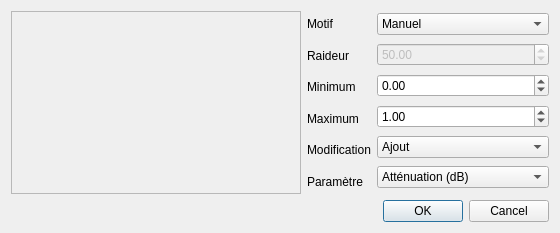
<?xml version="1.0" encoding="UTF-8"?>
<ui version="4.0">
 <class>DialogParamGlobal</class>
 <widget class="QDialog" name="DialogParamGlobal">
  <property name="geometry">
   <rect>
    <x>0</x>
    <y>0</y>
    <width>560</width>
    <height>233</height>
   </rect>
  </property>
  <property name="minimumSize">
   <size>
    <width>560</width>
    <height>233</height>
   </size>
  </property>
  <property name="maximumSize">
   <size>
    <width>560</width>
    <height>233</height>
   </size>
  </property>
  <property name="windowTitle">
   <string>Paramétrage global</string>
  </property>
  <property name="windowIcon">
   <iconset resource="../ressources.qrc">
    <normaloff>:/icones/icon</normaloff>:/icones/icon</iconset>
  </property>
  <property name="modal">
   <bool>true</bool>
  </property>
  <layout class="QVBoxLayout" name="verticalLayout">
   <item>
    <layout class="QHBoxLayout" name="horizontalLayout">
     <property name="leftMargin">
      <number>0</number>
     </property>
     <item>
      <widget class="QFrame" name="frame_1">
       <property name="frameShape">
        <enum>QFrame::StyledPanel</enum>
       </property>
       <property name="frameShadow">
        <enum>QFrame::Sunken</enum>
       </property>
       <layout class="QVBoxLayout" name="verticalLayout_2">
        <property name="margin">
         <number>0</number>
        </property>
        <item>
         <widget class="GraphParamGlobal" name="graphParamGlobal" native="true"/>
        </item>
       </layout>
      </widget>
     </item>
     <item>
      <widget class="QFrame" name="frame_2">
       <property name="sizePolicy">
        <sizepolicy hsizetype="Maximum" vsizetype="Preferred">
         <horstretch>0</horstretch>
         <verstretch>0</verstretch>
        </sizepolicy>
       </property>
       <property name="frameShape">
        <enum>QFrame::NoFrame</enum>
       </property>
       <property name="frameShadow">
        <enum>QFrame::Raised</enum>
       </property>
       <layout class="QVBoxLayout" name="verticalLayout_3">
        <property name="margin">
         <number>0</number>
        </property>
        <item>
         <widget class="QLabel" name="label">
          <property name="text">
           <string>Motif</string>
          </property>
         </widget>
        </item>
        <item>
         <widget class="QLabel" name="label_6">
          <property name="text">
           <string>Raideur</string>
          </property>
         </widget>
        </item>
        <item>
         <widget class="QLabel" name="label_3">
          <property name="text">
           <string>Minimum</string>
          </property>
         </widget>
        </item>
        <item>
         <widget class="QLabel" name="label_2">
          <property name="text">
           <string>Maximum</string>
          </property>
         </widget>
        </item>
        <item>
         <widget class="QLabel" name="label_4">
          <property name="text">
           <string>Modification</string>
          </property>
         </widget>
        </item>
        <item>
         <widget class="QLabel" name="label_5">
          <property name="text">
           <string>Paramètre</string>
          </property>
         </widget>
        </item>
       </layout>
      </widget>
     </item>
     <item>
      <widget class="QFrame" name="frame_3">
       <property name="sizePolicy">
        <sizepolicy hsizetype="Maximum" vsizetype="Preferred">
         <horstretch>0</horstretch>
         <verstretch>0</verstretch>
        </sizepolicy>
       </property>
       <property name="frameShape">
        <enum>QFrame::NoFrame</enum>
       </property>
       <property name="frameShadow">
        <enum>QFrame::Raised</enum>
       </property>
       <layout class="QVBoxLayout" name="verticalLayout_4">
        <property name="margin">
         <number>0</number>
        </property>
        <item>
         <widget class="QComboBox" name="comboMotif">
          <item>
           <property name="text">
            <string>Manuel</string>
           </property>
          </item>
          <item>
           <property name="text">
            <string>Linéaire ascendant</string>
           </property>
          </item>
          <item>
           <property name="text">
            <string>Linéaire descendant</string>
           </property>
          </item>
          <item>
           <property name="text">
            <string>Exponentiel ascendant</string>
           </property>
          </item>
          <item>
           <property name="text">
            <string>Exponentiel descendant</string>
           </property>
          </item>
          <item>
           <property name="text">
            <string>Aléatoire</string>
           </property>
          </item>
         </widget>
        </item>
        <item>
         <widget class="QDoubleSpinBox" name="doubleSpinRaideur">
          <property name="enabled">
           <bool>false</bool>
          </property>
          <property name="minimum">
           <double>0.000000000000000</double>
          </property>
          <property name="maximum">
           <double>100.000000000000000</double>
          </property>
          <property name="value">
           <double>50.000000000000000</double>
          </property>
         </widget>
        </item>
        <item>
         <widget class="QDoubleSpinBox" name="doubleSpinMin">
          <property name="minimum">
           <double>-20000.000000000000000</double>
          </property>
          <property name="maximum">
           <double>20000.000000000000000</double>
          </property>
         </widget>
        </item>
        <item>
         <widget class="QDoubleSpinBox" name="doubleSpinMax">
          <property name="minimum">
           <double>-20000.000000000000000</double>
          </property>
          <property name="maximum">
           <double>20000.000000000000000</double>
          </property>
          <property name="value">
           <double>1.000000000000000</double>
          </property>
         </widget>
        </item>
        <item>
         <widget class="QComboBox" name="comboModif">
          <item>
           <property name="text">
            <string>Ajout</string>
           </property>
          </item>
          <item>
           <property name="text">
            <string>Multiplication</string>
           </property>
          </item>
          <item>
           <property name="text">
            <string>Remplacement</string>
           </property>
          </item>
         </widget>
        </item>
        <item>
         <widget class="QComboBox" name="comboValeur">
          <item>
           <property name="text">
            <string>Atténuation (dB)</string>
           </property>
          </item>
          <item>
           <property name="text">
            <string>Accordage (demi-tons)</string>
           </property>
          </item>
          <item>
           <property name="text">
            <string>Accordage (centièmes)</string>
           </property>
          </item>
          <item>
           <property name="text">
            <string>Accordage (scale)</string>
           </property>
          </item>
          <item>
           <property name="text">
            <string>Filtre, fréquence (Hz)</string>
           </property>
          </item>
          <item>
           <property name="text">
            <string>Filtre, résonance (dB)</string>
           </property>
          </item>
          <item>
           <property name="text">
            <string>Vol env delay (s)</string>
           </property>
          </item>
          <item>
           <property name="text">
            <string>Vol env attack (s)</string>
           </property>
          </item>
          <item>
           <property name="text">
            <string>Vol env hold (s)</string>
           </property>
          </item>
          <item>
           <property name="text">
            <string>Vol env decay (s)</string>
           </property>
          </item>
          <item>
           <property name="text">
            <string>Vol env sustain (dB)</string>
           </property>
          </item>
          <item>
           <property name="text">
            <string>Vol env release (s)</string>
           </property>
          </item>
          <item>
           <property name="text">
            <string>Vol env note → hold (c)</string>
           </property>
          </item>
          <item>
           <property name="text">
            <string>Vol env note → decay (c)</string>
           </property>
          </item>
          <item>
           <property name="text">
            <string>Mod env delay (s)</string>
           </property>
          </item>
          <item>
           <property name="text">
            <string>Mod env attack (s)</string>
           </property>
          </item>
          <item>
           <property name="text">
            <string>Mod env hold (s)</string>
           </property>
          </item>
          <item>
           <property name="text">
            <string>Mod env decay (s)</string>
           </property>
          </item>
          <item>
           <property name="text">
            <string>Mod env sustain (dB)</string>
           </property>
          </item>
          <item>
           <property name="text">
            <string>Mod env release (dB)</string>
           </property>
          </item>
          <item>
           <property name="text">
            <string>Mod env → ton (c)</string>
           </property>
          </item>
          <item>
           <property name="text">
            <string>Mod env → filtre (c)</string>
           </property>
          </item>
          <item>
           <property name="text">
            <string>Mod env note → hold (c)</string>
           </property>
          </item>
          <item>
           <property name="text">
            <string>Mod env note → decay (c)</string>
           </property>
          </item>
          <item>
           <property name="text">
            <string>Mod LFO delay (s)</string>
           </property>
          </item>
          <item>
           <property name="text">
            <string>Mod LFO freq (Hz)</string>
           </property>
          </item>
          <item>
           <property name="text">
            <string>Mod LFO → ton (c)</string>
           </property>
          </item>
          <item>
           <property name="text">
            <string>Mod LFO → filtre (c)</string>
           </property>
          </item>
          <item>
           <property name="text">
            <string>Mod LFO → volume (dB)</string>
           </property>
          </item>
          <item>
           <property name="text">
            <string>Vib LFO delay (s)</string>
           </property>
          </item>
          <item>
           <property name="text">
            <string>Vib LFO freq (Hz)</string>
           </property>
          </item>
          <item>
           <property name="text">
            <string>Vib LFO → ton (c)</string>
           </property>
          </item>
          <item>
           <property name="text">
            <string>Chorus (%)</string>
           </property>
          </item>
          <item>
           <property name="text">
            <string>Réverbératon (%)</string>
           </property>
          </item>
         </widget>
        </item>
       </layout>
      </widget>
     </item>
    </layout>
   </item>
   <item>
    <widget class="QDialogButtonBox" name="buttonBox">
     <property name="orientation">
      <enum>Qt::Horizontal</enum>
     </property>
     <property name="standardButtons">
      <set>QDialogButtonBox::Cancel|QDialogButtonBox::Ok</set>
     </property>
    </widget>
   </item>
  </layout>
 </widget>
 <customwidgets>
  <customwidget>
   <class>GraphParamGlobal</class>
   <extends>QWidget</extends>
   <header>dialog_paramglobal.h</header>
   <container>1</container>
  </customwidget>
 </customwidgets>
 <resources>
  <include location="../ressources.qrc"/>
 </resources>
 <connections>
  <connection>
   <sender>buttonBox</sender>
   <signal>accepted()</signal>
   <receiver>DialogParamGlobal</receiver>
   <slot>accept()</slot>
   <hints>
    <hint type="sourcelabel">
     <x>248</x>
     <y>254</y>
    </hint>
    <hint type="destinationlabel">
     <x>157</x>
     <y>274</y>
    </hint>
   </hints>
  </connection>
  <connection>
   <sender>buttonBox</sender>
   <signal>rejected()</signal>
   <receiver>DialogParamGlobal</receiver>
   <slot>reject()</slot>
   <hints>
    <hint type="sourcelabel">
     <x>316</x>
     <y>260</y>
    </hint>
    <hint type="destinationlabel">
     <x>286</x>
     <y>274</y>
    </hint>
   </hints>
  </connection>
  <connection>
   <sender>comboMotif</sender>
   <signal>currentIndexChanged(int)</signal>
   <receiver>DialogParamGlobal</receiver>
   <slot>indexMotifChanged(int)</slot>
   <hints>
    <hint type="sourcelabel">
     <x>463</x>
     <y>22</y>
    </hint>
    <hint type="destinationlabel">
     <x>279</x>
     <y>116</y>
    </hint>
   </hints>
  </connection>
  <connection>
   <sender>doubleSpinRaideur</sender>
   <signal>valueChanged(double)</signal>
   <receiver>DialogParamGlobal</receiver>
   <slot>raideurChanged(double)</slot>
   <hints>
    <hint type="sourcelabel">
     <x>463</x>
     <y>53</y>
    </hint>
    <hint type="destinationlabel">
     <x>279</x>
     <y>116</y>
    </hint>
   </hints>
  </connection>
 </connections>
 <slots>
  <slot>indexMotifChanged(int)</slot>
  <slot>raideurChanged(double)</slot>
 </slots>
</ui>
